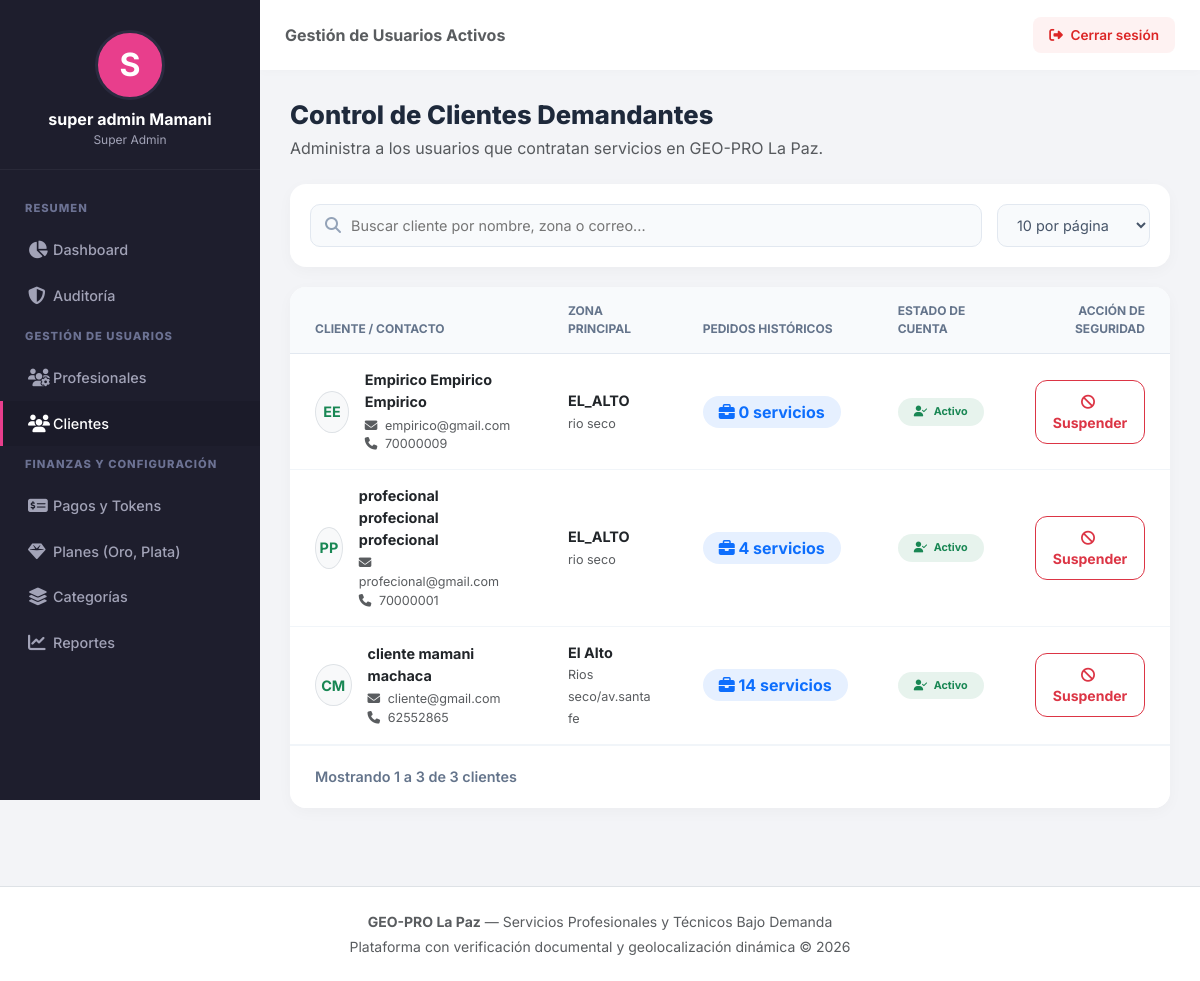
Page /public/admin/clientes (signed in) on the earlier database version.
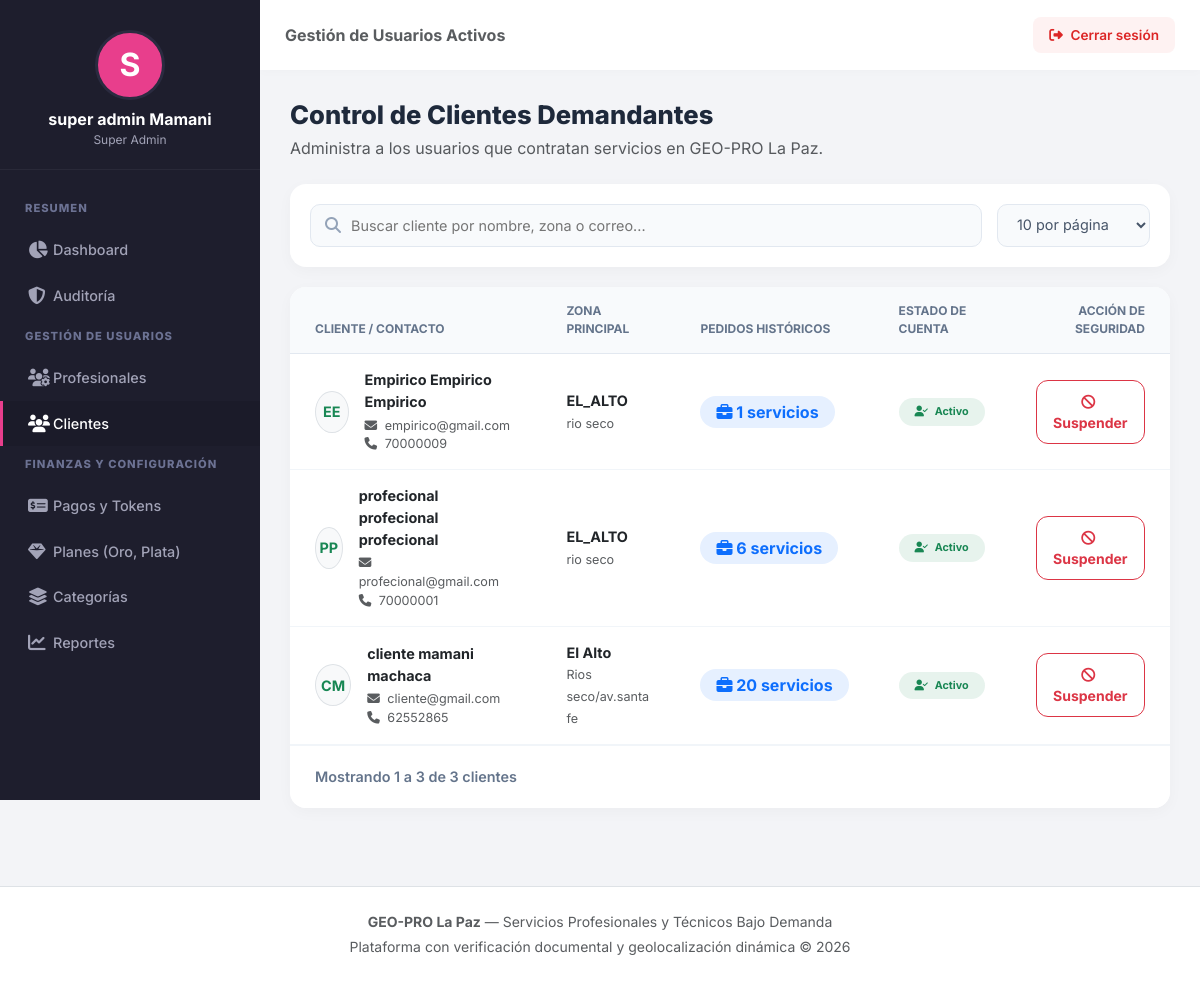
Same page on the later database version.
### tables this page shows
CREATE TABLE `clientes` (
  `id_cliente` int(11) NOT NULL,
  `id_usuario` int(11) NOT NULL,
  `direccion_referencia` varchar(255) NOT NULL,
  `zona` varchar(100) NOT NULL,
  `latitud_predeterminada` decimal(10,8) DEFAULT NULL,
  `longitud_predeterminada` decimal(11,8) DEFAULT NULL
);

CREATE TABLE `usuarios` (
  `id_usuario` int(11) NOT NULL,
  `id_rol` int(11) NOT NULL,
  `nombre` varchar(100) NOT NULL,
  `apellido` varchar(100) NOT NULL,
  `correo` varchar(120) NOT NULL,
  `celular` varchar(20) NOT NULL,
  `password` varchar(255) NOT NULL,
  `foto_perfil` varchar(255) DEFAULT NULL,
  `estado` enum('ACTIVO','INACTIVO','BLOQUEADO') NOT NULL DEFAULT 'ACTIVO',
  `token_recuperacion` varchar(255) DEFAULT NULL,
  `fecha_registro` timestamp NOT NULL DEFAULT current_timestamp()
);

### app/controllers/AdminController.php (called while the page is built, shortened)
<?php
class AdminController extends Controller {
    public function clientes() {
        $db = Database::getInstance()->getConnection();
        $stmt = $db->query("
            SELECT c.id_cliente, c.zona, c.direccion_referencia,
                   u.id_usuario, u.nombre, u.apellido, u.correo, u.celular, u.estado, u.fecha_registro,
                   (SELECT COUNT(*) FROM solicitudes_servicio s WHERE s.id_cliente = c.id_cliente) AS total_pedidos
            FROM clientes c
            INNER JOIN usuarios u ON c.id_usuario = u.id_usuario
            ORDER BY c.id_cliente DESC
        ");
        $clientes = $stmt->fetchAll(PDO::FETCH_ASSOC);
        $this->view('admin/clientes', [
            'titulo'   => 'GEO-PRO | Control de Clientes',
            'clientes' => $clientes
        ]);
    }
}

### public/index.php (called while the page is built, shortened)
<?php
$app = new Router();
$app->run();

### app/views/admin/clientes.php (the view, shortened to what the changed rows need)
<?php require_once "../app/views/layouts/header.php"; ?>
<div class="admin-wrapper">
    <main class="admin-main-content">
        <div class="dashboard-content">
            <div class="table-card">
                <div class="table-responsive">
                    <table class="table">
                        <thead>
                            <tr>
                                <th>Cliente / Contacto</th>
                                <th>Zona Principal</th>
                                <th>Pedidos Históricos</th>
                                <th>Estado de Cuenta</th>
                                <th class="text-end">Acción de Seguridad</th>
                            </tr>
                        </thead>
                        <tbody id="tableBody">
                        <?php if (isset($clientes) && is_array($clientes)): ?>
                            <?php foreach ($clientes as $c): ?>
                                <?php $estado = $c['estado'] ?? 'ACTIVO'; ?>
                                <tr class="data-row">
                                    <td>
                                        <div class="d-flex align-items-center">
                                            <div class="rounded-circle d-flex align-items-center justify-content-center bg-light text-success fw-bold me-3 border" style="width: 42px; height: 42px;">
                                                <?= strtoupper(substr($c['nombre'] ?? 'C', 0, 1) . substr($c['apellido'] ?? '', 0, 1)) ?>
                                            </div>
                                            <div>
                                                <div class="fw-bold text-dark mb-1"><?= htmlspecialchars(($c['nombre'] ?? '') . ' ' . ($c['apellido'] ?? '')) ?></div>
                                                <div class="text-muted small"><i class="fa-solid fa-envelope me-1"></i> <?= htmlspecialchars($c['correo'] ?? '') ?></div>
                                                <div class="text-muted small"><i class="fa-solid fa-phone me-1"></i> <?= htmlspecialchars($c['celular'] ?? '') ?></div>
                                            </div>
                                        </div>
                                    </td>
                                    <td>
                                        <div class="text-dark fw-bold"><?= htmlspecialchars($c['zona'] ?? 'Sin zona') ?></div>
                                        <small class="text-muted"><?= htmlspecialchars($c['direccion_referencia'] ?? '') ?></small>
                                    </td>
                                    <td>
                                        <span class="badge bg-primary bg-opacity-10 text-primary fs-6 px-3 py-2 rounded-pill">
                                            <i class="fa-solid fa-briefcase"></i> <?= (int)($c['total_pedidos'] ?? 0) ?> servicios
                                        </span>
                                    </td>
                                    <td>
                                        <?php if ($estado === 'ACTIVO'): ?>
                                            <span class="badge bg-success bg-opacity-10 text-success px-3 py-2 rounded-pill"><i class="fa-solid fa-user-check me-1"></i> Activo</span>
                                        <?php else: ?>
                                            <span class="badge bg-danger bg-opacity-10 text-danger px-3 py-2 rounded-pill"><i class="fa-solid fa-user-lock me-1"></i> Bloqueado</span>
                                        <?php endif; ?>
                                    </td>
                                    <td class="text-end">
                                        <?php if ($estado === 'ACTIVO'): ?>
                                            <button type="button" class="btn btn-sm btn-outline-danger fw-bold px-3" onclick="abrirModal(<?= $c['id_usuario'] ?>, 'BLOQUEAR')">
                                                <i class="fa-solid fa-ban me-1"></i> Suspender
                                            </button>
                                        <?php else: ?>
                                            <button type="button" class="btn btn-sm btn-success fw-bold px-3" onclick="abrirModal(<?= $c['id_usuario'] ?>, 'ACTIVAR')">
                                                <i class="fa-solid fa-unlock me-1"></i> Reactivar
                                            </button>
                                        <?php endif; ?>
                                    </td>
                                </tr>
                            <?php endforeach; ?>
                        <?php endif; ?>
                        </tbody>
                    </table>
                </div>
            </div>
        </div>
    </main>
</div>
<?php require_once "../app/views/layouts/footer.php"; ?>

Differences in the rows shown:
computed for clientes "EE": total_pedidos "0" → "1"
computed for clientes "PP": total_pedidos "4" → "6"
changed clientes "El Alto": total_pedidos "14" → "20"
